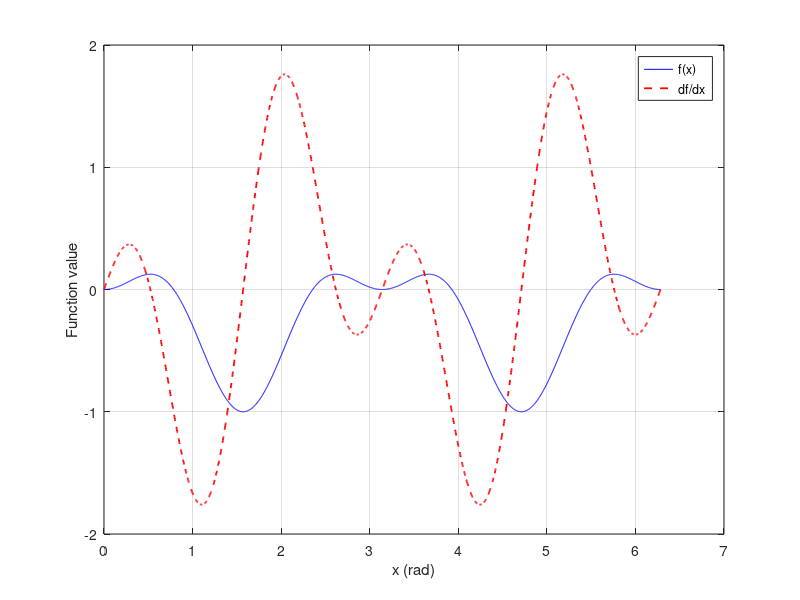

Write the MATLAB code that produced this figure.
% HW2 10 함수와 도함수 비교 그래프
% 원문 조건과 정정 사항은 README.md 참고.
results=struct();
x=linspace(0,2*pi,2001); f=sin(x).^2.*cos(2*x);
df=2*sin(x).*cos(x).*cos(2*x)-2*sin(x).^2.*sin(2*x);
figure; plot(x,f,'b-',x,df,'r--','LineWidth',1.3); grid on;
xlabel('x (rad)'); ylabel('Function value'); legend('f(x)','df/dx','Location','best');
numerical=(f(3:end)-f(1:end-2))/(2*(x(2)-x(1)));
results.max_derivative_error=max(abs(numerical-df(2:end-1)));
results.samples=[x(1:500:end).' f(1:500:end).' df(1:500:end).'];
assert(results.max_derivative_error<5e-5);
